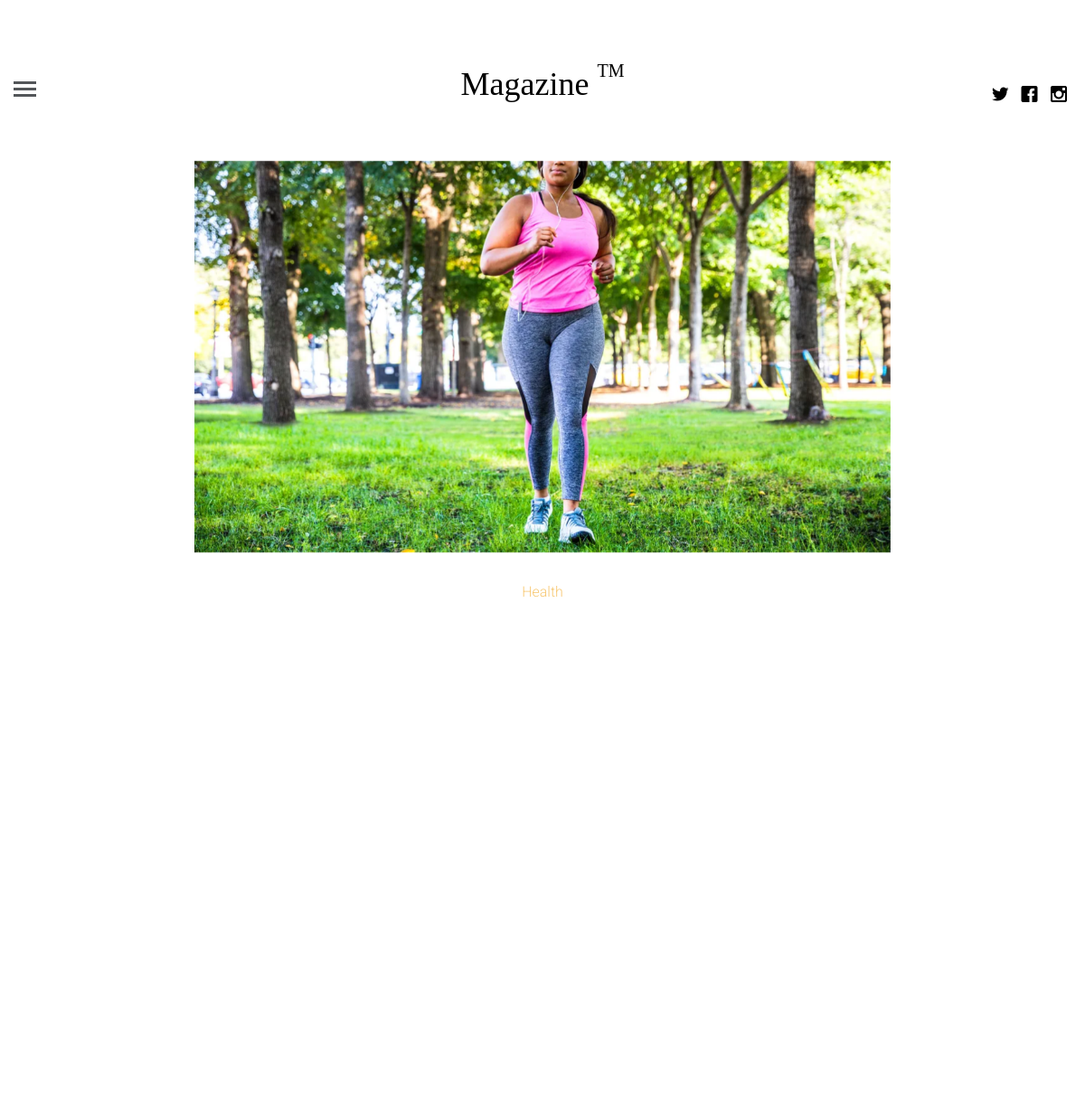
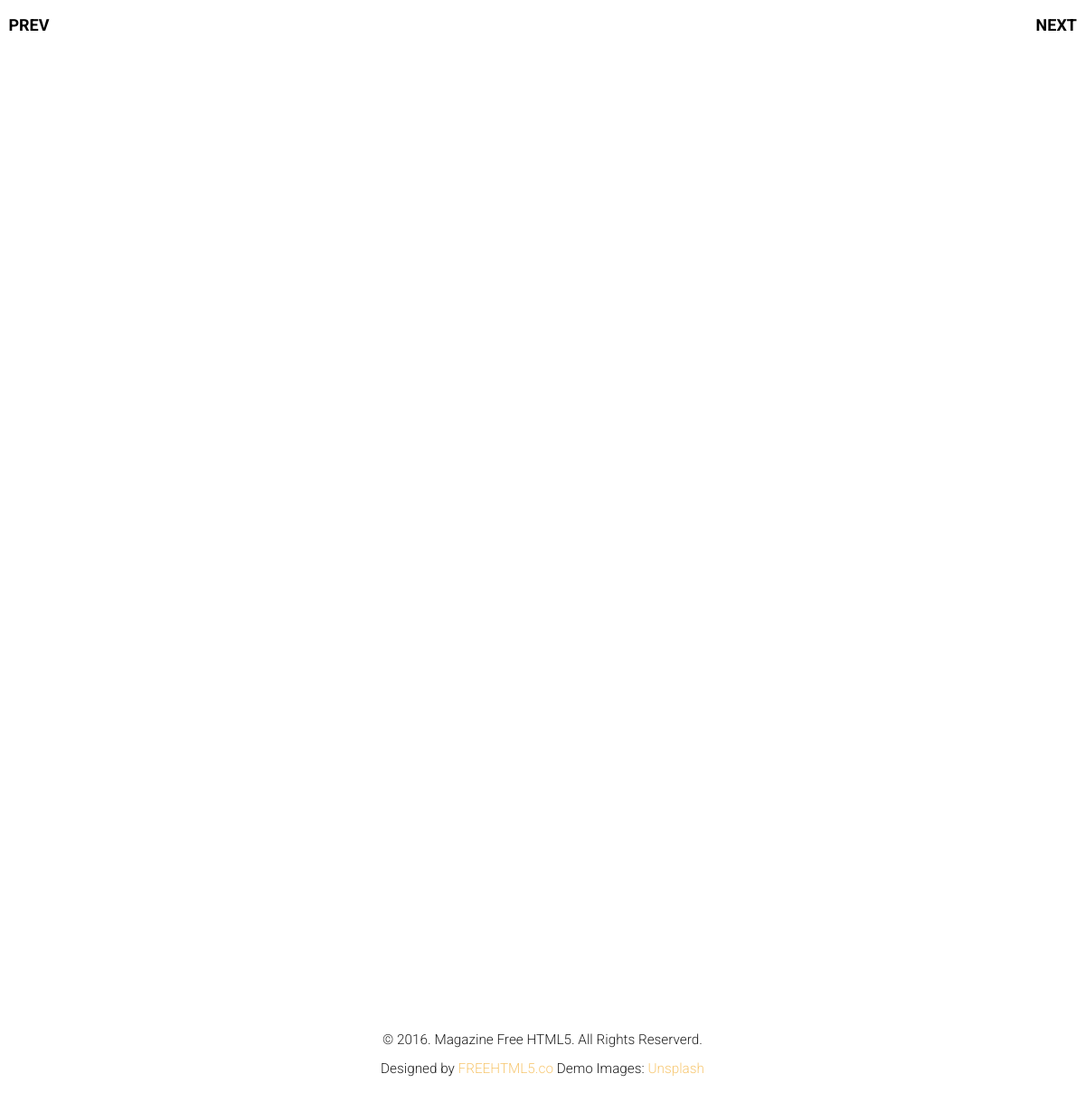
/3/news-2, run on the app's committed database (2 pictures, top to bottom).
### polls/models.py (models this page shows, shortened)
class TimeStampModel(models.Model):
    created_at = models.DateTimeField(auto_now=True)
    updated_at = models.DateTimeField(auto_now_add=True)
    status = models.BooleanField(default=True)
    class Meta:
        abstract = True

class News(TimeStampModel):
    maincategory = models.ForeignKey(Category, on_delete=models.CASCADE, related_name='Categories')
    slug = models.SlugField(unique=True)
    additional_category = models.ManyToManyField(Category, blank=True)
    description = models.TextField()
    title = models.CharField(max_length=100)
    image = models.ImageField(upload_to='news/')
    short_text = models.CharField(max_length=250)
    class Meta:
        verbose_name = 'News'
        verbose_name_plural = 'News'

class Category(TimeStampModel):
    slug = models.SlugField(unique=True)
    title = models.CharField(unique=True, max_length=50)
    image = models.ImageField(upload_to='category')
    class Meta:
        verbose_name = 'Category'
        verbose_name_plural = 'Categories'
    def __str__(self):
        return self.title

### polls/views.py (the view)
# urls.py: path('<int:pk>/<str:slug>', NewsDetailView.as_view(), name='single-news'),
class NewsDetailView(DetailView):
    model = News
    template_name = 'single-news.html'
    context_object_name = 'news'

### templates/single-news.html (shortened to what this page needs)
{% extends 'base.html' %}
{% block content %}
	<a href="#" class="fh5co-post-prev"><span><i class="icon-chevron-left"></i> Prev</span></a>
	<a href="#" class="fh5co-post-next"><span>Next <i class="icon-chevron-right"></i></span></a>
	<div class="container-fluid">
		<div class="row fh5co-post-entry single-entry">
			<article class="col-lg-8 col-lg-offset-2 col-md-8 col-md-offset-2 col-sm-8 col-sm-offset-2 col-xs-12 col-xs-offset-0">
				<figure class="animate-box">
					<img src="/media/{{news.image}}" alt="Image" class="img-responsive">
				</figure>
				<span class="fh5co-meta animate-box"><a href="single.html">{{news.maincategory}}</a></span>
				<div class="col-lg-12 col-lg-offset-0 col-md-12 col-md-offset-0 col-sm-12 col-sm-offset-0 col-xs-12 col-xs-offset-0 text-left content-article">
					<div class="row">
					</div>
				</div>
			</article>
		</div>
	</div>
{% endblock %}

### polls/static/polls/css/icomoon.css (style rules this page uses)
[class^="icon-"], [class*=" icon-"] { font-family: 'icomoon' !important; speak: none; font-style: normal; font-weight: normal; font-variant: normal; text-transform: none; line-height: 1; -webkit-font-smoothing: antialiased; -moz-osx-font-smoothing: grayscale; }
.icon-chevron-left:before { content: "\e922"; }
.icon-chevron-right:before { content: "\e923"; }

### polls/static/polls/css/style.css (style rules this page uses)
html { background: #fff; }
body { font-family: "Roboto", arial, sans-serif; font-size: 18px; font-weight: 300; line-height: 1.8; color: #222; background: #fff; }
a { color: #f7c873; -webkit-transition: 0.5s; -o-transition: 0.5s; transition: 0.5s; }
.fh5co-post-prev, .fh5co-post-next { position: fixed; z-index: 999; top: 50%; height: 50px; margin-top: -25px; color: #000; text-transform: uppercase; font-weight: bold; -webkit-transition: 0.5s; -o-transition: 0.5s; transition: 0.5s; }
.fh5co-post-prev span, .fh5co-post-next span { vertical-align: base; width: 100px; }
.fh5co-post-prev span i, .fh5co-post-next span i { top: 7px; position: relative; font-size: 30px; color: #000; }
.fh5co-post-prev { left: 0; margin-left: -25px; }
.fh5co-post-next { right: 0; margin-right: -25px; }
.fh5co-post-entry article { text-align: center; float: left; margin-bottom: 110px; padding-left: 3em; padding-right: 3em; }
@media screen and (max-width: 1200px) { .fh5co-post-entry article { margin-bottom: 80px; padding-left: 15px; padding-right: 15px; } }
.fh5co-post-entry article figure { margin-bottom: 30px; }
.fh5co-post-entry article .fh5co-meta { font-size: 16px; font-family: "Roboto", arial, sans-serif; color: #999999; margin-bottom: 20px; display: block; }
.fh5co-post-entry article .content-article { padding-top: 4em; }
.js .to-animate, .js .to-animate-2, .js .animate-box { opacity: 0; }

### data on the page
News: image (picture), maincategory "Health"
